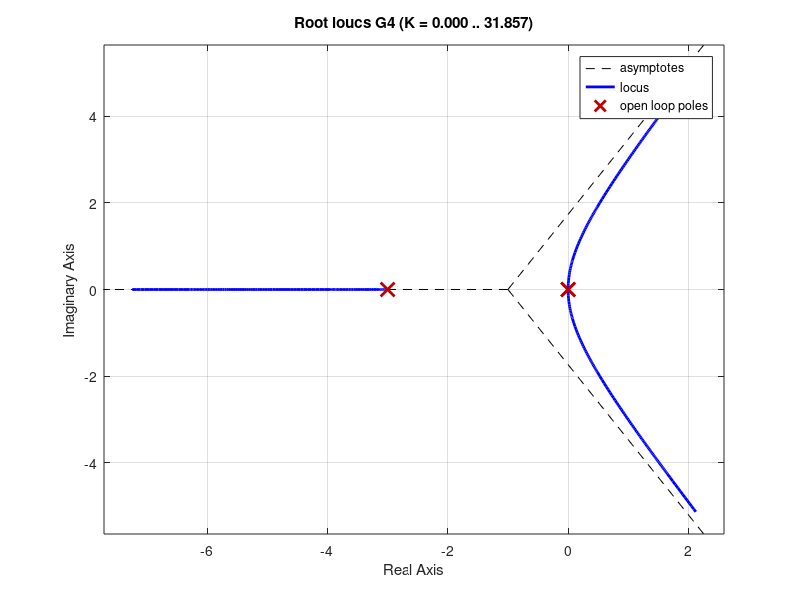

Recreate this plot in MATLAB. (Note: this script raises an error after producing the figure.)
clc;
clear all;
close all;

% Definir a função de transferência G4
num4 = [7];
den4 = [1 3 0 0];
G4 = tf(num4, den4);
G4

% Traçar o lugar das raízes inicial
figure;
rlocus(G4);
title(['Lugar das Raízes de G4(s) = ', poly2str(num4, 's'), ' / ', poly2str(den4, 's')]);

% rltool(G4);

% Definir a função de transferência Ec(s)
% num_ec = [7];
% den_ec = [1 3 0 7*Kd];
% Ec = tf(num_ec, den_ec);
% Ec

% Plota o lugar das raízes de Ec(s)
% figure;
% rlocus(Ec);
% title(['Lugar das Raízes de Ec(s) = ', poly2str(num_ec, 's'), ' / ', poly2str(den_ec, 's'), ' com Kd = ', num2str(Kd)]);

% rltool(Ec);

Kd = 0.45;

% Definição da primeira função de transferência G_Kp(s)
G_Kp = tf([7], [1, 3, 0, 7*Kd]);
G_Kp


% Plota o lugar das raízes de G_Kp(s)
figure;
rlocus(G_Kp);
title(['Lugar das Raízes de G_{Kp}(s) = ', poly2str([7], 's'), ' / ', poly2str([1, 3, 7*Kd], 's'), ' com Kd = ', num2str(Kd)]);
xlabel('Parte Real');
ylabel('Parte Imaginária');

% rltool(G_Kp);

Kp = 0.0015;

% Definição da segunda função de transferência G_Kd(s)
G_Kd = tf([7 0], [1, 3, 0, 7*Kp]);
G_Kd

% Plota o lugar das raízes de G_Kd(s)
figure;
rlocus(G_Kd);
title(['Lugar das Raízes de G_{Kd}(s) = ', poly2str([7 0], 's'), ' / ', poly2str([1, 3, 7*Kp], 's'), ' com Kp = ', num2str(Kp)]);
xlabel('Parte Real');
ylabel('Parte Imaginária');

%rltool(G_Kd);


% Definir o controlador C(s)
C = Kp * tf([Kd/Kp 1], [1]);
C

% Calcular o sistema de malha fechada
M_cl = feedback(G4 * C, 1);
M_cl

% Calcular a resposta ao degrau do sistema de malha fechada
[y, t] = step(M_cl);

% Calcular overshoot
OS = (max(y) - 1) * 100; % Onde 1 é o valor final desejado para o degrau unitário

% Calcular tempo de estabelecimento
% Vamos definir o tempo de estabelecimento como o tempo necessário para atingir 5% da resposta final
settling_time_idx = find(y >= 0.95, 1, 'last');
settling_time = t(settling_time_idx);

% Calcular o erro em regime
% Para um degrau unitário, o erro em regime é 1 - y(end)
steady_state_error = 1 - y(end);

fprintf('Overshoot: %.2f%%\n', OS);
fprintf('Tempo de estabelecimento: %.2f segundos\n', settling_time);
fprintf('Erro em regime: %.4f\n', steady_state_error);

% Traçar a resposta ao degrau do sistema de malha fechada
figure;
step(M_cl, 'b'); % Mudança da cor da curva para azul ('b')
hold on;

% Linha horizontal pontilhada em y = 0.95
yline(0.95, '--', 'Color', 'k');
text(0, 0.95, '0.95', 'HorizontalAlignment', 'right');

% Linha horizontal pontilhada em y = 1.05
yline(1.05, '--', 'Color', 'k');
text(0, 1.05, '1.05', 'HorizontalAlignment', 'right');

% Linha horizontal pontilhada em y = 1.15
% yline(1.067, '--', 'Color', 'k');
% text(0, 1.067, '1.067', 'HorizontalAlignment', 'right');

% Linha vertical azul em x = 1.25
% xline(1.75, '--b');
% line([1.75, 1.75], [0, 1.06], 'Color', 'b');
% text(1.75, -0.05, '1.75', 'HorizontalAlignment', 'center');

% Linha vertical azul em x = 4.25
% xline(3.5, '--b');
% line([3.5, 3.5], [0, 1], 'Color', 'b');
% text(3.5, -0.05, '3.5', 'HorizontalAlignment', 'center');

title('Resposta ao Degrau Unitário da Planta G4(s) com o PD C(s) = 0.25s + 0.0015');
ylabel('Amplitude');
xlabel('Tempo');
